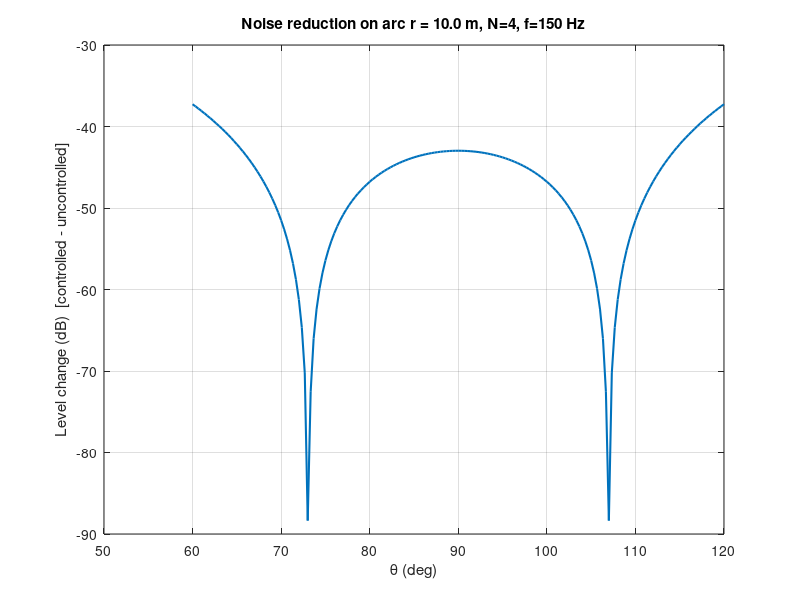
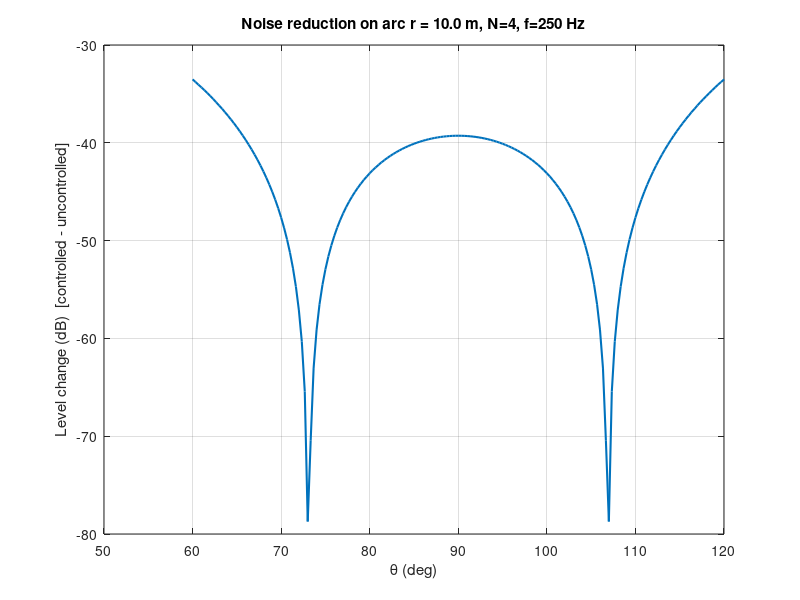
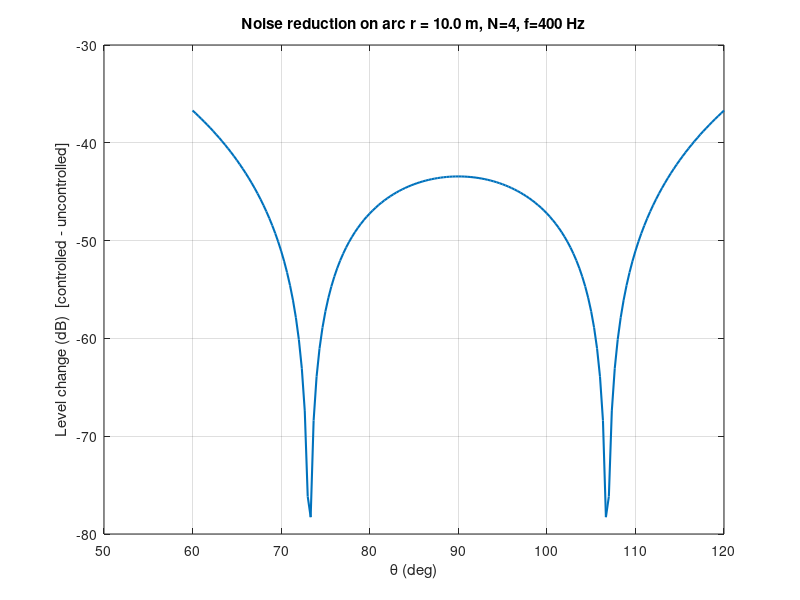
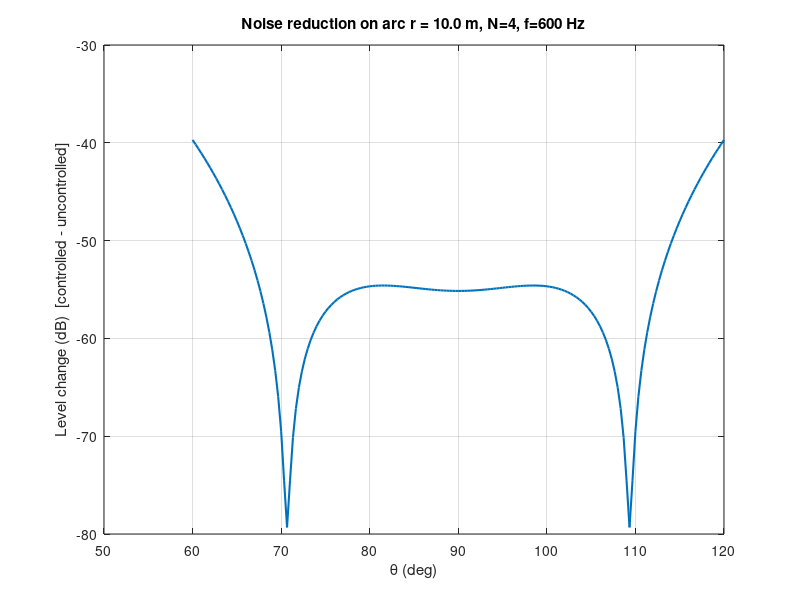

Reproduce these figures in MATLAB, in order.
%% Quiet-Zone ANC with Loudspeaker Array (free-field model)
% Reproduces the scenario: one primary monopole + N secondary monopoles.
% I design complex weights H(ω) by least squares to minimize pressure
% on an angular arc (the "quiet zone" wedge) and plot the achieved reduction.

clear; clc; close all;

%% -------------------- Parameters ---------------------------
c0      = 343;                     % m/s, speed of sound
freqs   = [150 250 400 600 800 1000];   % Hz to evaluate 
N       = 4;                       % number of secondary loudspeakers
spkX    = [-0.20 -0.10 0.10 0.20]; % x-locations [m] 
spkY    = [ 0     0     0     0   ]; % y-locations [m]
rqz     = 10;                      % radius (m) where we evaluate on an arc
thMin   = deg2rad(60);             % quiet-zone lower angle (rad)
thMax   = deg2rad(120);            % quiet-zone upper angle (rad)
M       = 181;                     % number of angular samples on the arc
lambda  = 1e-3;                    % Tikhonov regularization (0 = plain LS)

% Primary monopole location (origin by default)
srcXY   = [0; 0];

%% -------------------- Helper inline functions ---------------------------
kfun = @(f) 2*pi*f/c0;             % wavenumber
pol2cartM = @(r,th) [r.*cos(th); r.*sin(th)];
dist = @(P,Q) vecnorm(P - Q, 2, 1); % distance between 2xM and 2x1

% Primary field at points: b_m = e^{-j k r}/r
primaryField = @(pts, f) exp(-1j*kfun(f)*dist(pts,srcXY))./dist(pts,srcXY);

% Secondary matrix at points: G_{m i} = e^{-j k r_i}/r_i
secMatrix = @(pts, spk, f) ...
    cell2mat(arrayfun(@(i) ...
        (exp(-1j*kfun(f)*dist(pts, spk(:,i)))./dist(pts, spk(:,i))).', ...
        1:size(spk,2), 'uni', 0));

%% -------------------- Geometry ---------------------------
thetas = linspace(thMin, thMax, M);
arcXY  = pol2cartM(rqz, thetas);   % 2xM evaluation points
spkXY  = [spkX; spkY];             % 2xN speaker positions

%% -------------------- Solve and plot per frequency ----------------------
NR = zeros(numel(freqs), M);       % dB change (controlled - uncontrolled)

for ii = 1:numel(freqs)
    f = freqs(ii);

    % Build b (primary) and G (secondary) for this frequency
    b = primaryField(arcXY, f).';                  % Mx1
    G = secMatrix(arcXY, spkXY, f);                % MxN

    % Least-squares weights: H* = -(G^H G + λI)^{-1} G^H b
    H = -( (G'*G + lambda*eye(N)) \ (G'*b) );      % Nx1

    % Residual pressure on the arc
    p0 = b;                % uncontrolled primary
    pc = b + G*H;          % controlled field
    NR(ii, :) = 20*log10(abs(pc)).' - 20*log10(abs(p0)).';
    
    % Plot angle sweep at this frequency
    figure('Name', sprintf('Reduction at %d Hz', f)); 
    plot(rad2deg(thetas), NR(ii,:), 'LineWidth', 1.5); grid on;
    xlabel('\theta (deg)'); ylabel('Level change (dB)  [controlled - uncontrolled]');
    title(sprintf('Noise reduction on arc r = %.1f m, N=%d, f=%d Hz', rqz, N, f));
end

%% -------------------- Heatmap over angle & frequency --------------------
figure('Name','Reduction Heatmap');
imagesc(rad2deg([thMin thMax]), [freqs(1) freqs(end)], NR);
axis xy; colorbar; colormap turbo;
xlabel('\theta (deg)'); ylabel('Frequency (Hz)');
title('ANC reduction across angle & frequency (negative = good)');

%% -------------------- Optional: show array & arc ------------------------
figure('Name','Geometry');
plot(spkX, spkY, 'ks', 'MarkerFaceColor','k'); hold on;
plot(arcXY(1,:), arcXY(2,:), 'r-'); 
plot(srcXY(1), srcXY(2), 'bo', 'MarkerFaceColor','b');
axis equal; grid on; xlabel('x (m)'); ylabel('y (m)');
legend('Speakers','Quiet-zone arc','Primary source','Location','best');
title('Geometry (free-field monopole model)');
